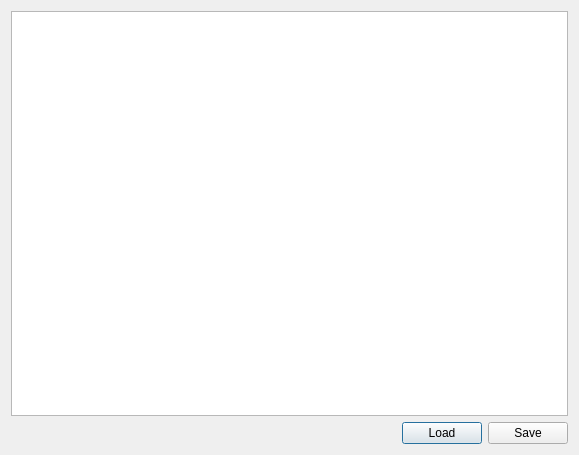
<?xml version="1.0" encoding="UTF-8"?>
<ui version="4.0">
 <class>Dialog</class>
 <widget class="QDialog" name="Dialog">
  <property name="geometry">
   <rect>
    <x>0</x>
    <y>0</y>
    <width>579</width>
    <height>455</height>
   </rect>
  </property>
  <property name="windowTitle">
   <string>Dialog</string>
  </property>
  <layout class="QVBoxLayout" name="verticalLayout">
   <item>
    <widget class="QPlainTextEdit" name="plainTextEdit"/>
   </item>
   <item>
    <layout class="QHBoxLayout" name="horizontalLayout">
     <item>
      <spacer name="horizontalSpacer">
       <property name="orientation">
        <enum>Qt::Horizontal</enum>
       </property>
       <property name="sizeHint" stdset="0">
        <size>
         <width>40</width>
         <height>20</height>
        </size>
       </property>
      </spacer>
     </item>
     <item>
      <widget class="QPushButton" name="btnLoad">
       <property name="text">
        <string>Load</string>
       </property>
      </widget>
     </item>
     <item>
      <widget class="QPushButton" name="btnSave">
       <property name="text">
        <string>Save</string>
       </property>
      </widget>
     </item>
    </layout>
   </item>
  </layout>
 </widget>
 <resources/>
 <connections/>
</ui>
